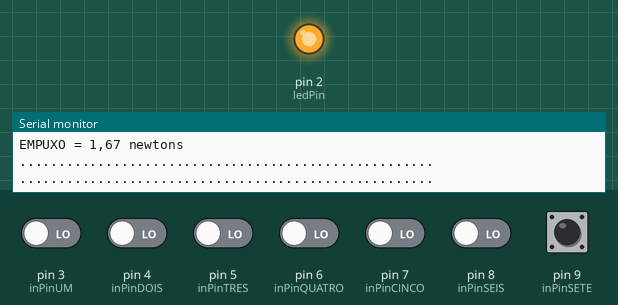
Simulated run of this sketch. Board: Arduino Uno, built with avr-gcc and run on an emulated ATmega328P. Parts: output pins drawn as LEDs (lit = HIGH), the last lines printed to the serial monitor. The test bench sets the inputs (shaded band); at power-on: pin 3 (inPinUM), pin 4 (inPinDOIS), pin 5 (inPinTRES), pin 6 (inPinQUATRO), pin 7 (inPinCINCO), pin 8 (inPinSEIS), pin 9 (inPinSETE) LOW.

Above: at 7.3 s.
7.4 s: pin 3 (inPinUM) driven HIGH
At 11.2 s:
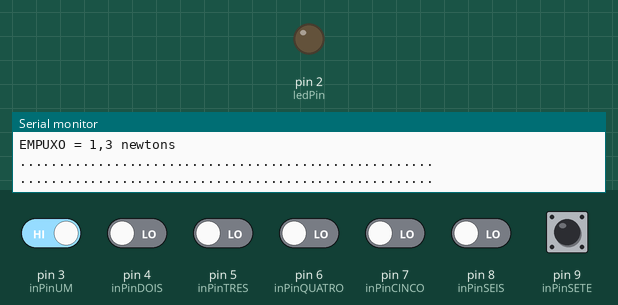
15.9 s: pin 3 (inPinUM) driven LOW
At 19.7 s:
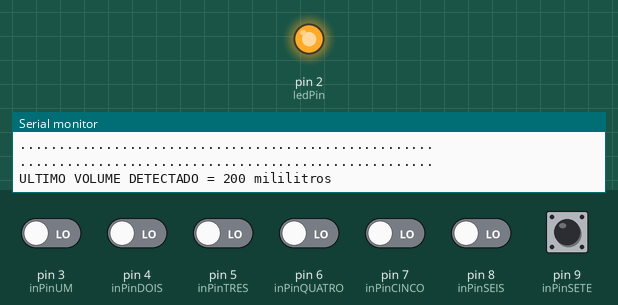
Timing chart, 0 to 21.2 s (numbered marks = the images above; inputs shaded):
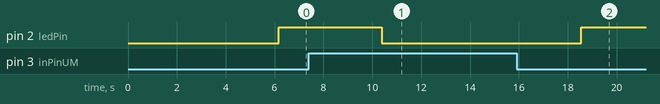

Measured:
- after the input at 7.4 s, pin 2 (ledPin): HIGH → LOW after 3.0 s
- after the input at 15.9 s, pin 2 (ledPin): LOW → HIGH after 2.6 s

The sketch:

empuxo.ino
```cpp
//
// Exemplo retirado do livro Arduino & Ensino de Física, do Oséas Mourão
// Link: http://www1.fisica.org.br/mnpef/sites/default/files/produto_oseias.pdf
//
// Aplicação de princípio físico de empuxo com ARDUINO
// Exemplo prático de percepção do ambiente
//
//

int ledPin = 2;
int inPinUM = 3;          //nivel UM inicial 0cm  | volume deslocado 0
int inPinDOIS = 4;         //nivel dois    0,5cm  | volume deslocado ~33 ml
int inPinTRES = 5;         //nivel tres    1,0cm  | volume deslocado ~66 ml
int inPinQUATRO = 6;      //nivel quatro   1,5cm  | volume deslocado ~100 ml
int inPinCINCO = 7;        //nivel cinco   2,0cm  | volume deslocado ~133 ml
int inPinSEIS = 8;         //nivel seis    2,5cm  | volume deslocado ~167 ml
int inPinSETE = 9;         //nivel sete    3,0cm  | volume deslocado ~200 ml
int valUM = 0;
int valDOIS = 0;
int valTRES = 0;
int valQUATRO = 0;
int valCINCO = 0;
int valSEIS = 0;
int valSETE = 0;
float empuxo;

void setup() {
  Serial.begin(9600);
  Serial.println(".....................................................");

  delay(2000);//Pausa de 2 segundos
  Serial.println(".....................................................");
  Serial.println("HIDROSTATICA: EMPUXO");
  Serial.println(".....................................................");
  delay(2000); //Pausa de 2 segundos
  Serial.println(".....................................................");
  Serial.println("Aferição do volume deslocado e o EMPUXO");
  Serial.println(".....................................................");

  delay(1000); //Pausa de 1 segundos
  Serial.println("::INICIE O EXPERIMENTO::");
  Serial.println(".....................................................");
  delay(1000); //Pausa de 1 segundos

  pinMode (ledPin, OUTPUT);
  pinMode (inPinUM, INPUT);
  pinMode (inPinDOIS, INPUT);
  pinMode (inPinTRES, INPUT);
  pinMode (inPinQUATRO, INPUT);
  pinMode (inPinCINCO, INPUT);
  pinMode (inPinSEIS, INPUT);
  pinMode (inPinSETE, INPUT); }


void loop() {
   // NIVEL  UM 0 ml
valUM = digitalRead(inPinUM);

if (valUM == HIGH){
  digitalWrite(ledPin, LOW);
  Serial.println("Atencao liquido Abaixo do Nivel complete o Recipiente!");
  } else {
    digitalWrite(ledPin, HIGH);
    Serial.println(".....................................................");
    Serial.println("Tudo Pronto! Abandone Um objeto na superficie do Liquido.");
    Serial.println(".....................................................");
  }

// NIVEL DOIS 33,3 ml
valDOIS = digitalRead(inPinDOIS);
if (valDOIS == HIGH){
  Serial.println(".");
} else {
  Serial.println(".....................................................");
  Serial.print("ULTIMO VOLUME DETECTADO =");
  Serial.println(" 33 mililitros");
  Serial.print("EMPUXO =");
  Serial.println(" 0,33 newtons");
  Serial.println(".....................................................");
  }

// NIVEL  TRES 66,7 ml
valTRES = digitalRead(inPinTRES);
if (valTRES == HIGH){
  Serial.println(".");

} else {
  Serial.println(".....................................................");
  Serial.print("ULTIMO VOLUME DETECTADO =");
  Serial.println(" 66,7 mililitros");
  Serial.print("EMPUXO =");
  Serial.println(" 0,65 newtons");
  Serial.println(".....................................................");
  }

// NIVEL QUATRO 100 ml
valQUATRO = digitalRead(inPinQUATRO);
if (valQUATRO == HIGH){
  Serial.println(".");
} else {
  Serial.println(".....................................................");
  Serial.print("ULTIMO VOLUME DETECTADO =");
  Serial.println(" 100 mililitros");
  Serial.print("EMPUXO =");
  Serial.println(" 0,98 newtons");
  Serial.println(".....................................................");
  }

// NIVEL CINCO 133 ml
valCINCO = digitalRead(inPinCINCO);
if (valCINCO == HIGH){
  Serial.println(".");
    } else {
      Serial.println(".....................................................");
      Serial.print("ULTIMO VOLUME DETECTADO =");
      Serial.println(" 133,3 mililitros");
      Serial.print("EMPUXO =");
      Serial.println(" 1,3 newtons");
      Serial.println(".....................................................");
    }


// NIVEL CINCO 167 ml
valSEIS = digitalRead(inPinSEIS);
if (valSEIS == HIGH){
  Serial.println(".");
    } else {
      Serial.println(".....................................................");
      Serial.print("ULTIMO VOLUME DETECTADO =");
      Serial.println(" 167 mililitros");
      Serial.print("EMPUXO =");
      Serial.println(" 1,67 newtons");
      Serial.println(".....................................................");
    }

// NIVEL CINCO 200 ml
valSETE = digitalRead(inPinSETE);
if (valSETE == HIGH){
  Serial.println(".");
    } else {
      Serial.println(".....................................................");
      Serial.print("ULTIMO VOLUME DETECTADO =");
      Serial.println(" 200 mililitros");
      Serial.print("EMPUXO =");
      Serial.println(" 1,9 newtons");
      Serial.println(".....................................................");
    }

delay(3000); //Pausa de 3 segundos
Serial.flush();


}
```
